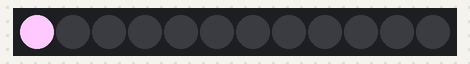
Bench run of a sketch on a simulated ATtiny85, built with avr-gcc and run on an emulated ATtiny85. On the bench: 12 RGB LEDs in strip order, left to right. The strip is taken to match the declared colour order.

Above: at 0.1 s.
At 0.6 s:
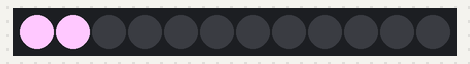
At 1.1 s:
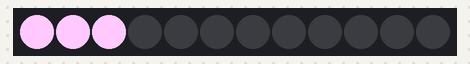
At 2.6 s:
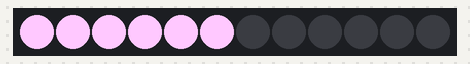
At 4.1 s:
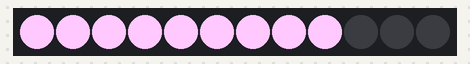
At 5.6 s:
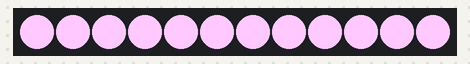

Measured:
- what the display in image 1 shows lasts 0.5 s, from 0.5 s to 1.0 s

The sketch:

attiny85_led_setup_code.ino
```cpp
// SmartKC dev board code
#include <Adafruit_NeoPixel.h>

// Pin on the ATtiny85 board connected to the LED
#define PIN            1

// Number of LED's connected to the ATtiny85 board
#define NUMPIXELS      12

// To setup the LED ring library (NeoPixel), we pass number of LED's and pin number to send signals to as parameters.
// Note: For older NeoPixel LED rings, we might need to change the third parameter.
Adafruit_NeoPixel pixels = Adafruit_NeoPixel(NUMPIXELS, PIN, NEO_RGB + NEO_KHZ800);

// Delay for half a second
int delayval = 500;

void setup() {
  // Initializes the NeoPixel library
  pixels.begin();
}

void loop() {
  // For a set of NeoPixel LEDs, the first NeoPixel is 0, second is 1, all the way up to the count of pixels minus one.
  for(int i=0; i<NUMPIXELS; i++){
    // pixels.Color takes RGB values, from 0,0,0 up to 255,255,255 in the GRB order
    pixels.setPixelColor(i, pixels.Color(255,200,255));
    // Send the updated pixel color to the hardware.
    pixels.show();
    // Delay for a period of time (in milliseconds).
    delay(delayval);
  }
}
```
